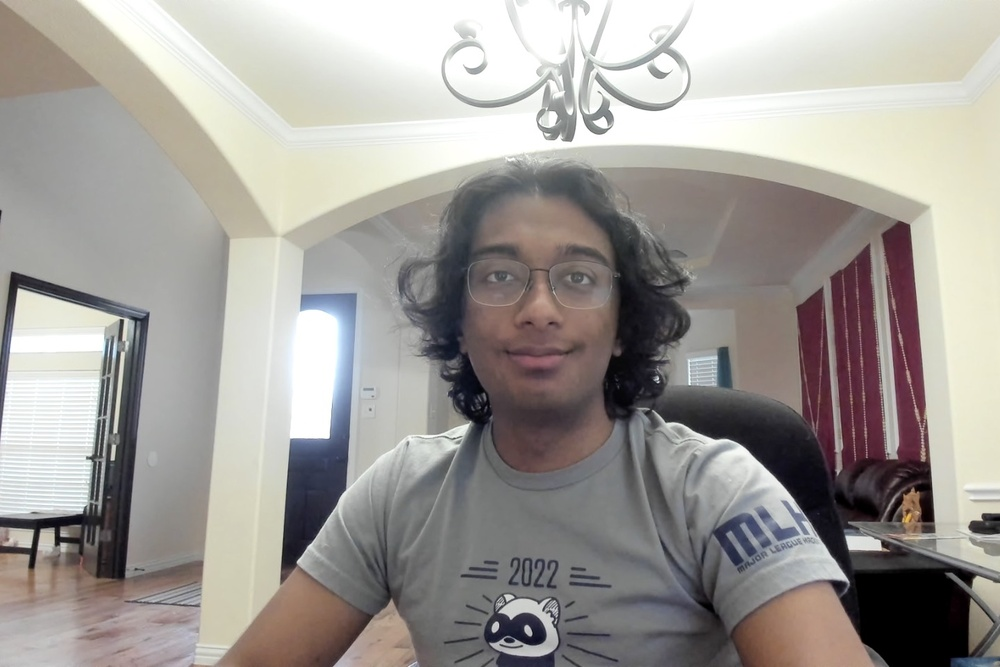
#> input picture rohitcamera.jpg, 1000 x 667 px, shrunk from 1440 x 960 before the run
$ python face_compare.py
#> lines starting #> are read from the running program, lines starting #| are printed output that depends on the picture; after the words box and inside, x2 and y2 are one past the last pixel; in counts of white or black regions, pixels touching at a corner belong together
import cv2
import sys

face = cv2.imread("rohitcamera.jpg")
#> face is the input picture: shape (667, 1000, 3); mean B, G, R 152.2, 156.4, 160.3

cascPath = "haarcascade_frontalface_default.xml"
face_cascade = cv2.CascadeClassifier(cascPath)

faces = face_cascade.detectMultiScale(
        face,
        scaleFactor=1.2,
        minNeighbors=5,
        minSize=(30, 30)
    )
#> faces = [[447, 201, 189, 189]]

cropped = None
for x,y,w,h in faces:
    cv2.rectangle(face, (x,y), (x+w,y+h), (0, 255, 0), 3)
    cropped = face[y:y+h,x:x+w]
#> this loop made 1 pass
#> pass 1, `cropped = face[y:y+h,x:x+w]`:
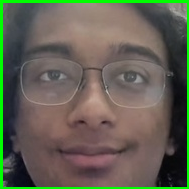
#> cropped: shape (189, 189, 3); mean B, G, R 82.3, 97.4, 97.5
#> after the loop:
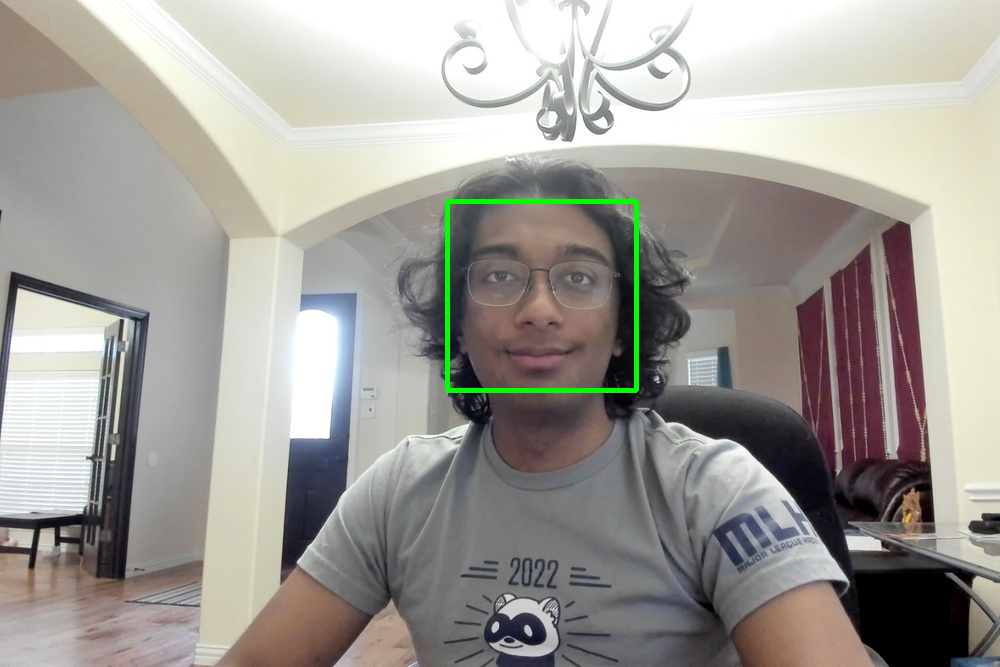
#> face: shape (667, 1000, 3); 0.56% of pixels changed, all inside (x1, y1, x2, y2) = (445, 199, 639, 393)

cv2.imshow('Just Face', cropped)

cv2.setWindowProperty('Just Face', cv2.WND_PROP_TOPMOST, 1)

cv2.imwrite("justface.png",cropped)

cv2.waitKey(0)

cv2.destroyAllWindows()

$ run again, with abba.jpg copied over rohitcamera.jpg
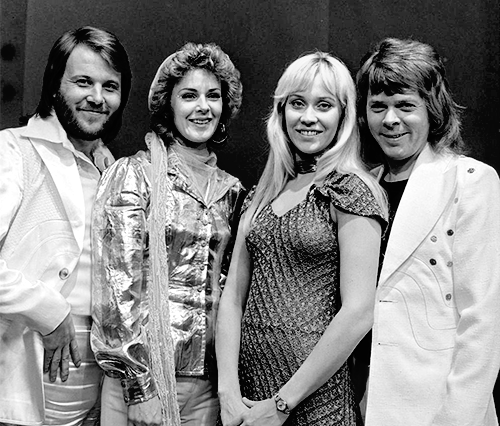
#> input picture abba.jpg, 500 x 426 px
#> face is the input picture: shape (426, 500, 3); min 0, max 255, mean 130.8
#> faces = [[169, 71, 65, 65], [57, 55, 75, 75], [263, 67, 92, 92], [355, 81, 73, 73]]
#> the loop `for x,y,w,h in faces:` made 4 passes
#> pass 1, `cropped = face[y:y+h,x:x+w]`:
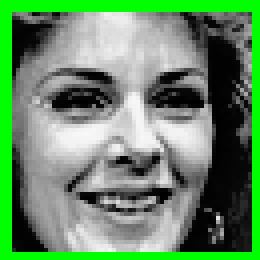
#> cropped: shape (65, 65, 3) (shown 4 times larger); mean B, G, R 102.2, 139.9, 102.2
#> `cv2.imshow('Just Face', cropped)`:
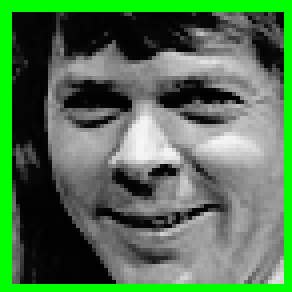
#> window 'Just Face': shape (73, 73, 3) (shown 4 times larger); mean B, G, R 82.4, 116.1, 82.4

$ run again, with nemo.jpg copied over rohitcamera.jpg
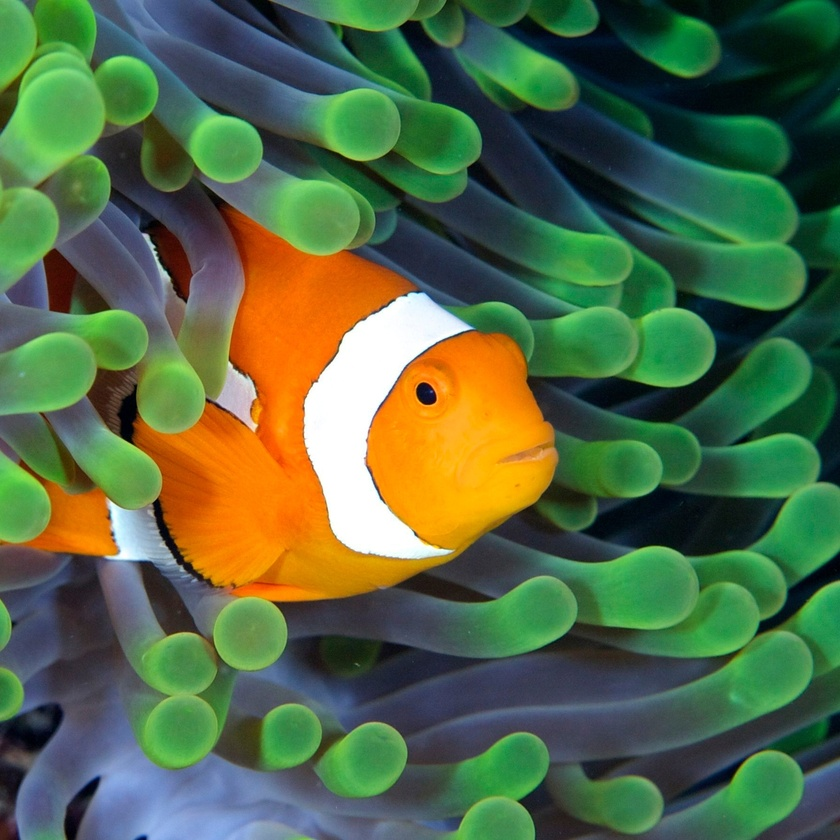
#> input picture nemo.jpg, 840 x 840 px, shrunk from 3072 x 3072 before the run
#> face is the input picture: shape (840, 840, 3); mean B, G, R 69.6, 104.6, 83
#> faces = [[32, 40, 68, 68]]
#> the loop `for x,y,w,h in faces:` made 1 pass
#> pass 1, `cropped = face[y:y+h,x:x+w]`:
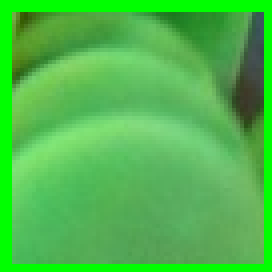
#> cropped: shape (68, 68, 3) (shown 4 times larger); mean B, G, R 74.7, 187.6, 77.4
#> after the loop `for x,y,w,h in faces:`:
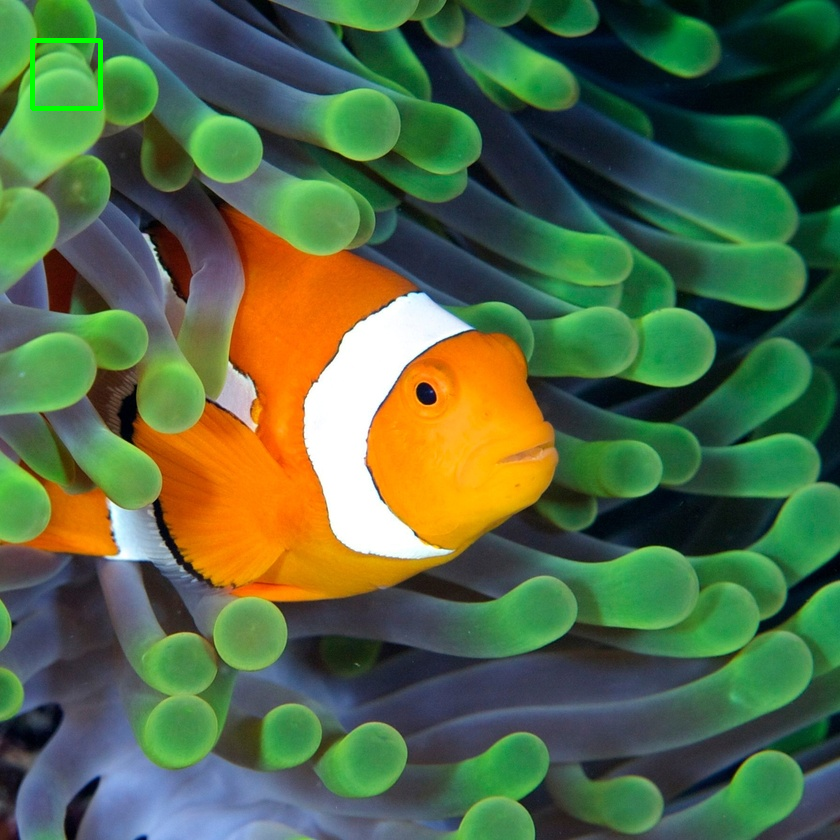
#> face: shape (840, 840, 3); 0.19% of pixels changed, all inside (x1, y1, x2, y2) = (30, 38, 103, 111)
